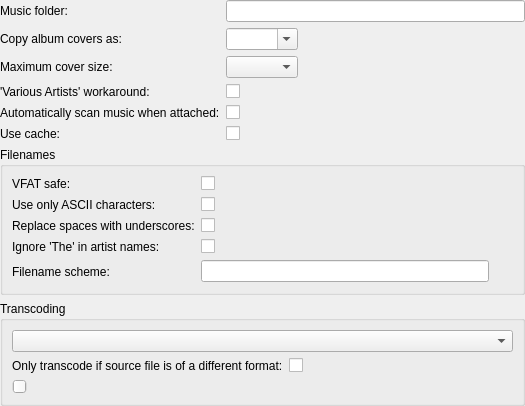
<?xml version="1.0" encoding="UTF-8"?>
<ui version="4.0">
 <class>DevicePropertiesWidget</class>
 <widget class="QWidget" name="DevicePropertiesWidget">
  <property name="geometry">
   <rect>
    <x>0</x>
    <y>0</y>
    <width>524</width>
    <height>390</height>
   </rect>
  </property>
  <layout class="QVBoxLayout" name="verticalLayout">
   <property name="margin">
    <number>0</number>
   </property>
   <item>
    <layout class="QFormLayout" name="formLayout">
     <property name="fieldGrowthPolicy">
      <enum>QFormLayout::ExpandingFieldsGrow</enum>
     </property>
     <item row="0" column="0">
      <widget class="BuddyLabel" name="musicFolderLabel">
       <property name="text">
        <string>Music folder:</string>
       </property>
       <property name="buddy">
        <cstring>musicFolder</cstring>
       </property>
      </widget>
     </item>
     <item row="0" column="1">
      <widget class="DirRequester" name="musicFolder"/>
     </item>
     <item row="1" column="0">
      <widget class="BuddyLabel" name="albumCoversLabel">
       <property name="text">
        <string>Copy album covers as:</string>
       </property>
       <property name="buddy">
        <cstring>albumCovers</cstring>
       </property>
      </widget>
     </item>
     <item row="1" column="1">
      <widget class="QComboBox" name="albumCovers">
       <property name="editable">
        <bool>true</bool>
       </property>
      </widget>
     </item>
     <item row="2" column="0">
      <widget class="BuddyLabel" name="coverMaxSizeLabel">
       <property name="text">
        <string>Maximum cover size:</string>
       </property>
       <property name="buddy">
        <cstring>coverMaxSize</cstring>
       </property>
      </widget>
     </item>
     <item row="2" column="1">
      <widget class="QComboBox" name="coverMaxSize">
       <property name="editable">
        <bool>false</bool>
       </property>
      </widget>
     </item>
     <item row="3" column="0">
      <widget class="BuddyLabel" name="fixVariousArtistsLabel">
       <property name="text">
        <string>'Various Artists' workaround:</string>
       </property>
       <property name="buddy">
        <cstring>fixVariousArtists</cstring>
       </property>
      </widget>
     </item>
     <item row="3" column="1">
      <widget class="OnOffButton" name="fixVariousArtists"/>
     </item>
     <item row="4" column="0">
      <widget class="BuddyLabel" name="autoScanLabel">
       <property name="text">
        <string>Automatically scan music when attached:</string>
       </property>
       <property name="buddy">
        <cstring>autoScan</cstring>
       </property>
      </widget>
     </item>
     <item row="4" column="1">
      <widget class="OnOffButton" name="autoScan"/>
     </item>
     <item row="5" column="0">
      <widget class="BuddyLabel" name="useCacheLabel">
       <property name="text">
        <string>Use cache:</string>
       </property>
       <property name="buddy">
        <cstring>useCache</cstring>
       </property>
      </widget>
     </item>
     <item row="5" column="1">
      <widget class="OnOffButton" name="useCache"/>
     </item>
    </layout>
   </item>
   <item>
    <widget class="QGroupBox" name="groupBox">
     <property name="title">
      <string>Filenames</string>
     </property>
     <layout class="QFormLayout" name="formLayout_2">
      <property name="fieldGrowthPolicy">
       <enum>QFormLayout::ExpandingFieldsGrow</enum>
      </property>
      <item row="1" column="0">
       <widget class="BuddyLabel" name="label_3">
        <property name="text">
         <string>Use only ASCII characters:</string>
        </property>
        <property name="buddy">
         <cstring>asciiOnly</cstring>
        </property>
       </widget>
      </item>
      <item row="1" column="1">
       <widget class="OnOffButton" name="asciiOnly">
        <property name="text">
         <string/>
        </property>
       </widget>
      </item>
      <item row="2" column="0">
       <widget class="BuddyLabel" name="label_4">
        <property name="text">
         <string>Replace spaces with underscores:</string>
        </property>
        <property name="buddy">
         <cstring>replaceSpaces</cstring>
        </property>
       </widget>
      </item>
      <item row="2" column="1">
       <widget class="OnOffButton" name="replaceSpaces">
        <property name="text">
         <string/>
        </property>
       </widget>
      </item>
      <item row="3" column="0">
       <widget class="BuddyLabel" name="label_5">
        <property name="text">
         <string>Ignore 'The' in artist names:</string>
        </property>
        <property name="buddy">
         <cstring>ignoreThe</cstring>
        </property>
       </widget>
      </item>
      <item row="3" column="1">
       <widget class="OnOffButton" name="ignoreThe">
        <property name="text">
         <string/>
        </property>
       </widget>
      </item>
      <item row="4" column="0">
       <widget class="BuddyLabel" name="label_6">
        <property name="text">
         <string>Filename scheme:</string>
        </property>
        <property name="buddy">
         <cstring>filenameScheme</cstring>
        </property>
       </widget>
      </item>
      <item row="4" column="1">
       <layout class="QHBoxLayout" name="horizontalLayout">
        <property name="spacing">
         <number>0</number>
        </property>
        <item>
         <widget class="LineEdit" name="filenameScheme">
          <property name="minimumSize">
           <size>
            <width>288</width>
            <height>0</height>
           </size>
          </property>
          <property name="readOnly">
           <bool>true</bool>
          </property>
         </widget>
        </item>
        <item>
         <widget class="QToolButton" name="configFilename">
          <property name="autoRaise">
           <bool>true</bool>
          </property>
         </widget>
        </item>
       </layout>
      </item>
      <item row="0" column="1">
       <widget class="OnOffButton" name="vfatSafe">
        <property name="text">
         <string/>
        </property>
       </widget>
      </item>
      <item row="0" column="0">
       <widget class="BuddyLabel" name="label_2">
        <property name="text">
         <string>VFAT safe:</string>
        </property>
        <property name="buddy">
         <cstring>vfatSafe</cstring>
        </property>
       </widget>
      </item>
     </layout>
    </widget>
   </item>
   <item>
    <widget class="QGroupBox" name="transcoderFrame">
     <property name="title">
      <string>Transcoding</string>
     </property>
     <layout class="QVBoxLayout" name="verticalLayout_2">
      <item>
       <widget class="QComboBox" name="transcoderName"/>
      </item>
      <item>
       <layout class="QFormLayout" name="formLayout_3">
        <item row="0" column="0">
         <widget class="BuddyLabel" name="transcoderWhenDifferentLabel">
          <property name="text">
           <string>Only transcode if source file is of a different format:</string>
          </property>
          <property name="buddy">
           <cstring>transcoderWhenDifferent</cstring>
          </property>
         </widget>
        </item>
        <item row="0" column="1">
         <widget class="OnOffButton" name="transcoderWhenDifferent"/>
        </item>
       </layout>
      </item>
      <item>
       <widget class="ValueSlider" name="transcoderValue"/>
      </item>
     </layout>
    </widget>
   </item>
   <item>
    <spacer name="verticalSpacer">
     <property name="orientation">
      <enum>Qt::Vertical</enum>
     </property>
     <property name="sizeHint" stdset="0">
      <size>
       <width>20</width>
       <height>0</height>
      </size>
     </property>
    </spacer>
   </item>
  </layout>
 </widget>
 <customwidgets>
  <customwidget>
   <class>OnOffButton</class>
   <extends>QCheckBox</extends>
   <header>onoffbutton.h</header>
  </customwidget>
  <customwidget>
   <class>LineEdit</class>
   <extends>QLineEdit</extends>
   <header>lineedit.h</header>
  </customwidget>
  <customwidget>
   <class>DirRequester</class>
   <extends>QLineEdit</extends>
   <header>dirrequester.h</header>
   <container>1</container>
  </customwidget>
  <customwidget>
   <class>ValueSlider</class>
   <extends>QSlider</extends>
   <header>valueslider.h</header>
  </customwidget>
  <customwidget>
   <class>BuddyLabel</class>
   <extends>QLabel</extends>
   <header>buddylabel.h</header>
  </customwidget>
 </customwidgets>
 <tabstops>
  <tabstop>musicFolder</tabstop>
  <tabstop>albumCovers</tabstop>
  <tabstop>coverMaxSize</tabstop>
  <tabstop>fixVariousArtists</tabstop>
  <tabstop>autoScan</tabstop>
  <tabstop>useCache</tabstop>
  <tabstop>vfatSafe</tabstop>
  <tabstop>asciiOnly</tabstop>
  <tabstop>replaceSpaces</tabstop>
  <tabstop>ignoreThe</tabstop>
  <tabstop>filenameScheme</tabstop>
  <tabstop>configFilename</tabstop>
  <tabstop>transcoderName</tabstop>
  <tabstop>transcoderWhenDifferent</tabstop>
  <tabstop>transcoderValue</tabstop>
 </tabstops>
 <resources/>
 <connections/>
</ui>
